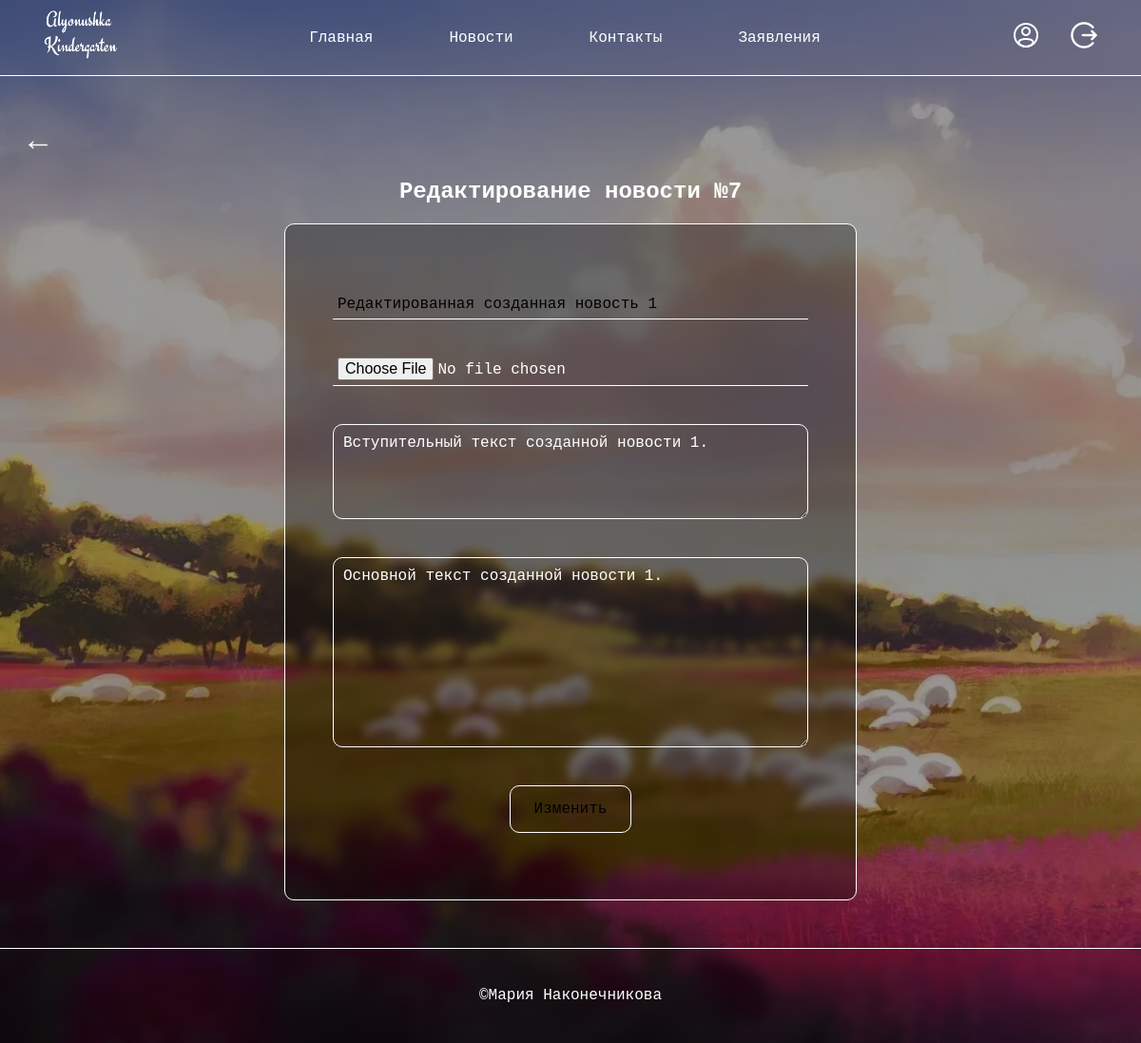
Screenshot of /static/index.php?page=admin_news&mode=edit_news&id_news_for_edit=7&action_edit_news=edit (signed in) with the database file from the repository.
### tables this page shows
CREATE TABLE `news` (
  `id` int(12) NOT NULL,
  `title` varchar(50) NOT NULL COMMENT 'Название новости',
  `data` date DEFAULT NULL COMMENT 'Дата создания | последнего редактирования новости',
  `image_src` varchar(128) NOT NULL COMMENT 'Путь до файла новости',
  `introductory_text` text NOT NULL COMMENT 'Вступительный текст новости',
  `text` text NOT NULL COMMENT 'Основной текст новости'
);

### app/News.php (called while the page is built, shortened)
<?php
class News {
    public function get_data_news_for_form_edit(string $id_news): array {
        $connection = connect_data_base();
        if ($connection->connect_errno) {
            die('<p class="error-text">Ошибка подключения к базе данных!</p>');
        } else {
            $stmt = $connection->prepare('SELECT `id`, `title`, `introductory_text`, `text` FROM `news` WHERE `id` = ?');
            $stmt->bind_param('s', $id_news);
            $stmt->execute();
            $result = $stmt->get_result();
            $array_data_news = [];
            while ($row = $result->fetch_assoc()) {
                $array_data_news = $row;
            }
            return $array_data_news;
        }
    }
}

### static/modules/form_for_edit_news.php (the view)
<div class="form flex-column-center">
    <form class="flex-column-center" action="/static/index.php?page=admin_news&mode=edit_news&id_news_for_edit=<?php echo $data_news['id']; ?>" method="POST" enctype="multipart/form-data">
        <input type="text" name="title" placeholder="Название" value="<?php echo $data_news['title']; ?>" required>
        <input type="file" name="file" accept=".jpg, .jpeg, .png">
        <textarea name="introductory-text" placeholder="Вступительный текст"><?php echo $data_news['introductory_text']; ?></textarea>
        <textarea class="text" name="text" placeholder="Основной текст"><?php echo $data_news['text']; ?></textarea>
        <button type="submit">Изменить</button>
    </form>
</div>

### static/styles/style.css (style rules this page uses)
* { box-sizing: border-box; transition: all 0.2s; }
@media (prefers-color-scheme: light) { :root { color-scheme: light; --bg-body: white; --color-text: white; --link-hover: rgb(66, 66, 66); --bg-carts: rgb(179, 179, 179); --color-border: white; --accent-color: rgb(255, 148, 9); --hover-bg-blur: rgba(0, 0, 0, 0.253); } }
html, body { scrollbar-width: thin; scrollbar-color: white black; width: 100%; height: 100%; padding: 0; margin: 0; font-family: "Juila Mono", monospace; overflow: auto; font-size: 12pt; background-color: var(--bg-body); background-image: linear-gradient(rgba(0, 0, 0, 0.4), rgba(0, 0, 0, 0.4)), url("../images/bg.webp"); background-position: center; background-repeat: no-repeat; background-size: cover; color: var(--color-text); }
input, button, textarea { font-family: "Juila Mono", monospace; font-size: 12pt; }
.flex-column-center { display: flex; flex-direction: column; justify-content: center; align-items: center; }

### rows the page displays
news: title "Редактированная созданная новость 1", introductory-text "Вступительный текст созданной новости 1.", text "Основной текст созданной новости 1."

### other values shown
$_GET['id_news_for_edit'] "7"
